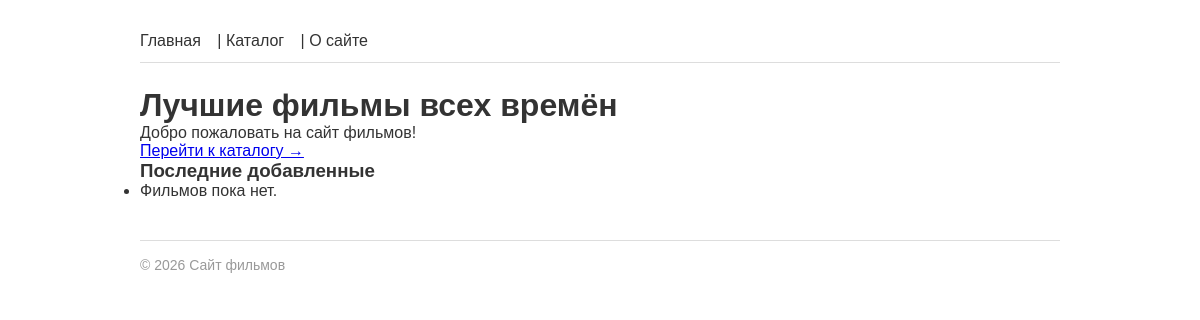
The app's page /, older data.
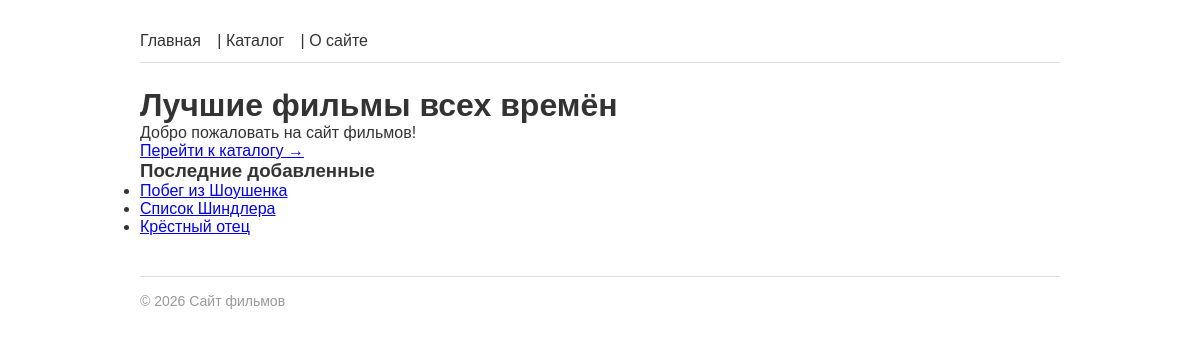
The same page, newer data.
### films/models.py (models this page shows, shortened)
class Film(models.Model):
    title = models.CharField(max_length=200, verbose_name='Название')
    year = models.PositiveIntegerField(verbose_name='Год выпуска')
    description = models.TextField(blank=True, verbose_name='Описание')
    rating = models.DecimalField(max_digits=3, decimal_places=1, default=0.0, verbose_name='Рейтинг')
    slug = models.SlugField(max_length=200, unique=True, blank=True)
    created_at = models.DateTimeField(auto_now_add=True, verbose_name='Дата добавления')
    director = models.ForeignKey(
        'Director', on_delete=models.SET_NULL, null=True, blank=True,
        related_name='films', verbose_name='Режиссёр'
    )
    genres = models.ManyToManyField('Genre', blank=True, related_name='films', verbose_name='Жанры')
    actors = models.ManyToManyField('Actor', blank=True, related_name='films', verbose_name='Актёры')
    objects = FilmManager()
    class Meta:
        ordering = ['-year']
        verbose_name = 'Фильм'
        verbose_name_plural = 'Фильмы'
    def get_absolute_url(self):
        return reverse('films:film_detail', kwargs={'slug': self.slug})

### films/views.py (the view)
# urls.py: path('', views.index, name='index'),
def index(request):
    context = {
        'title': 'Лучшие фильмы всех времён',
    }
    return render(request, 'films/index.html', context)

### films/models.py (called while the page is built)
    def recent(self, count=5):
        return self.order_by('-created_at')[:count]

### films/templatetags/film_tags.py (called while the page is built)
@register.simple_tag
def current_year():
    return datetime.date.today().year

@register.inclusion_tag('films/includes/latest_films.html')
def latest_films(count=3):
    films = Film.objects.recent(count)
    return {'films': films}

### films/templates/films/index.html (shortened to what this page needs)
{% extends 'base.html' %}
{% block content %}
    <h1>{{ title }}</h1>
    <p>Добро пожаловать на сайт фильмов!</p>
    <a href="{% url 'films:film_list' %}">Перейти к каталогу →</a>
{% endblock %}

### films/templates/films/includes/latest_films.html
{% load film_tags %}
<div class="latest-films">
    <h3>Последние добавленные</h3>
    <ul>
    {% for film in films %}
        <li><a href="{{ film.get_absolute_url }}">{{ film.title }}</a></li>
    {% empty %}
        <li>Фильмов пока нет.</li>
    {% endfor %}
    </ul>
</div>

Row changes from the older to the newer data that the page shows:
added Film: title "Побег из Шоушенка"
added Film: title "Список Шиндлера"
added Film: title "Крёстный отец"
Text that changed along with them:
text no longer shown: "Фильмов пока нет."
